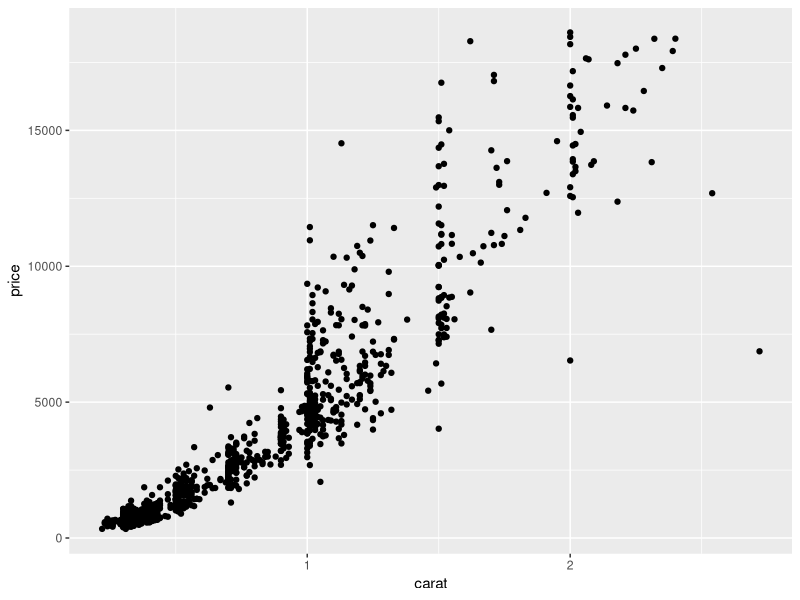
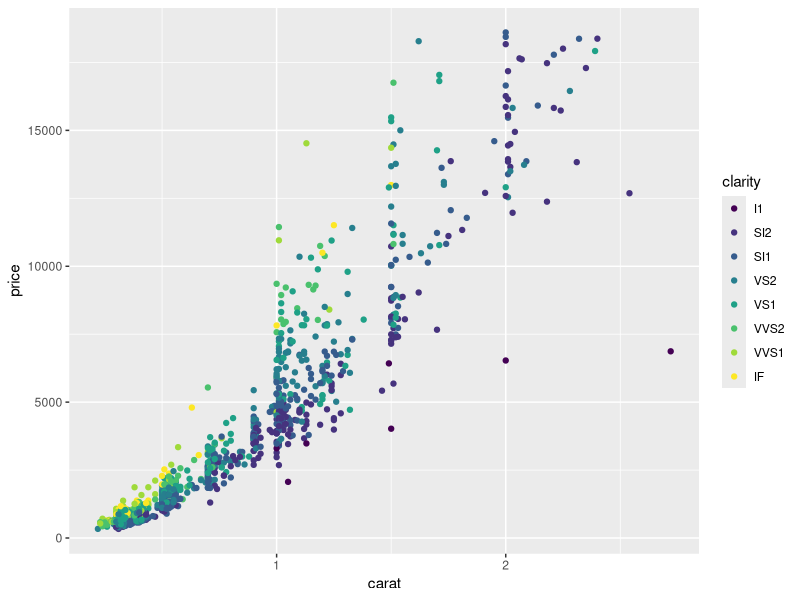
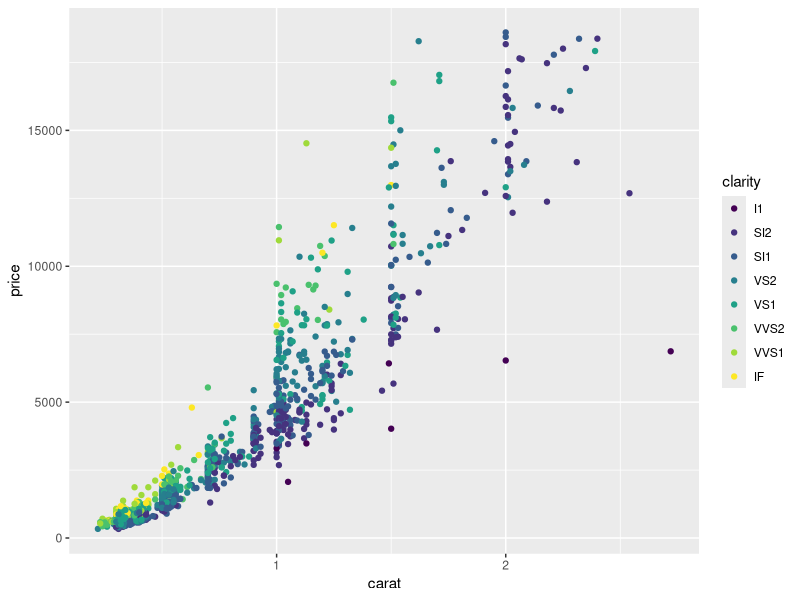
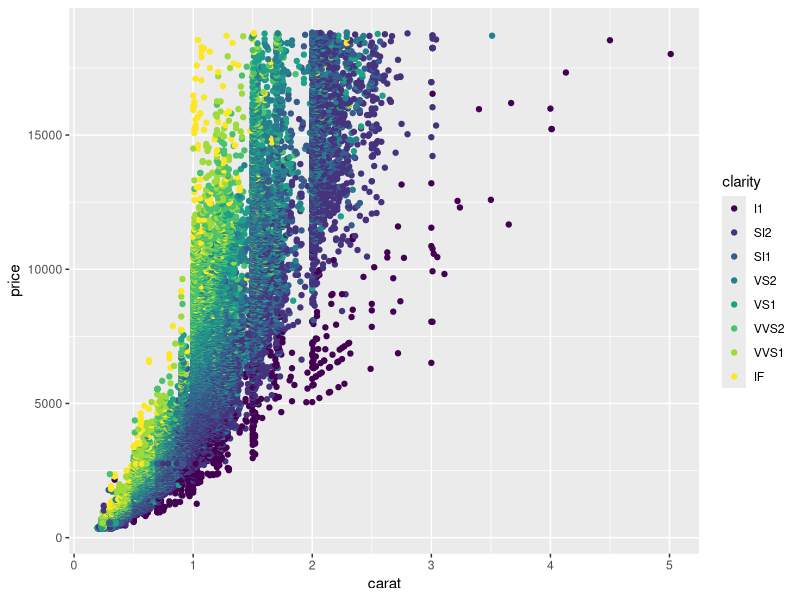
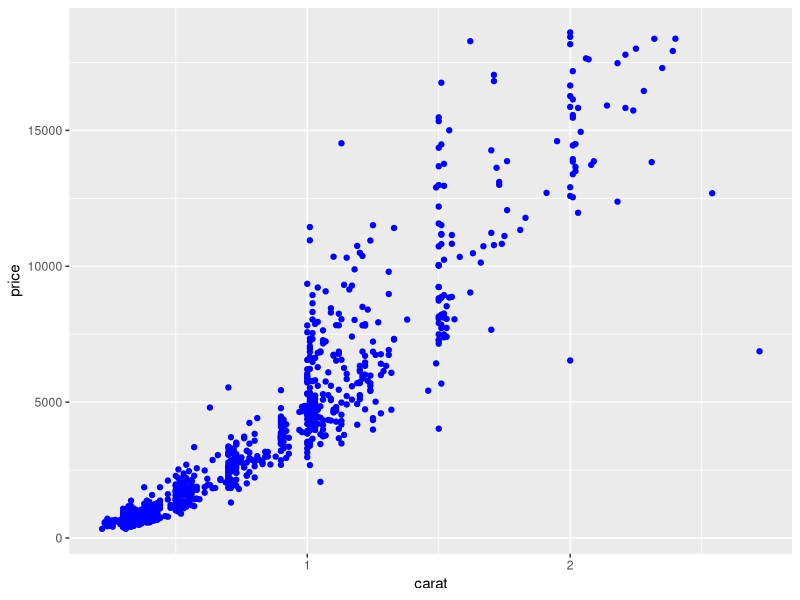

Here is the R script that generated these plots, in order:
# Exercise 1: ggplot2 basics

# Install and load the `ggplot2` package
# You will also want to load `dplyr`
#install.packages("ggplot2")
library("ggplot2")
library("dplyr")

# For this exercise you'll be working with the `diamonds` data set included in 
# the ggplot2 library
# Use `?diamonds` to get more information about this data set (including the 
# column descriptions. Also check the _column names_ and the _number of rows_ 
# in the data set
?diamonds
colnames(diamonds)
nrow(diamonds)

# This data set has A LOT of rows. To make things a bit more readable, 
# use dplyr's `sample_n()` function to get a random 1000 rows from the data set
# Store this sample in a variable `diamonds_sample`
diamonds_sample <- sample_n(diamonds, 1000)

# Start by making a new `ggplot` with the `diamonds_sample` as the data (no 
# geometry yet)
# What do you see? (What did you expect?)
ggplot(data = diamonds_sample) + geom_point(mapping = aes(x = carat, y = price))

# Draw a scatter plot (with point geometry) with for the `diamonds_sample` set, 
# with the `carat` mapped to the x-position and `price` mapped to the y-position.
ggplot(data = diamonds_sample) + geom_point(mapping = aes(x = carat, y = price, color = clarity))

# Draw the same plot as above, but color each of the points based on their 
# clarity.
ggplot(data = diamonds_sample) +
  geom_point(mapping = aes(x = carat, y = price, color = clarity))

# Draw the same plot as above, but for the entire `diamonds` data set. Note this
# may take a few seconds to generate.
ggplot(data = diamonds) +
  geom_point(mapping = aes(x = carat, y = price, color = clarity))

# Draw another scatter plot for `diamonds_sample` of price (y) by carat (x),
# but with all of the dots colored "blue".
# Hint: you'll need to set the color channel, not map a value to it!
ggplot(data = diamonds_sample) +
  geom_point(mapping = aes(x = carat, y = price), color = "blue")

# Draw a scatter plot for `diamonds_sample` of `price` by `carat`, where each
# point has an aesthetic _shape_ based on the diamond's `cut`.


# Draw a scatter plot for `diamonds_sample` of *`cut`* by `carat`, where each
# point has an aesthetic _size_ based on the diamond's *`price`*


# Try coloring the above plot based on the diamond's price!


# Draw a line plot (with line geometry) for `diamonds_sample`. The x-position 
# should be mapped to carat, y-position to price, and color to cut.


# That's kind of messy. Try using `smooth` geometry instead.


# Draw a plot with column geometry (a bar chart), mapping the diamond's `cut` to 
# the x-axis and `price` to the y-axis. Note that by default, column geometry 
# will us the "sum" of all of the y-values, so that the chart is actually of the
# TOTAL value of all of the diamonds of that cut!


# Add an aesthetic property that will _fill_ each bar geometry based on the 
# `clarity` of the diamonds. 
# What kind of chart do you get?



# Draw a plot of the `diamonds_sample` data (price by carat), with both points 
# for each diamond AND smoothed lines for each cut (hint: in a separate color)
# Give the points an `alpha` (transparency) of 0.3 to make the plot look nicer


## Bonus
# Draw a column chart of average diamond prices by clarity, and include 
# "error bars" marking the standard error of each measurement.
#
# You can calculate standard error as the _standard deviation_ divided by the 
# square root of the number of measurements (prices)

# Start by creating a data frame `clarity_summary` that includes summarized data 
# for each clarity group. Your summary data should include the mean price and the
# standard error of the price.


# Then draw the plot. The error bars should stretch from the mean-error to the 
# mean+error.

